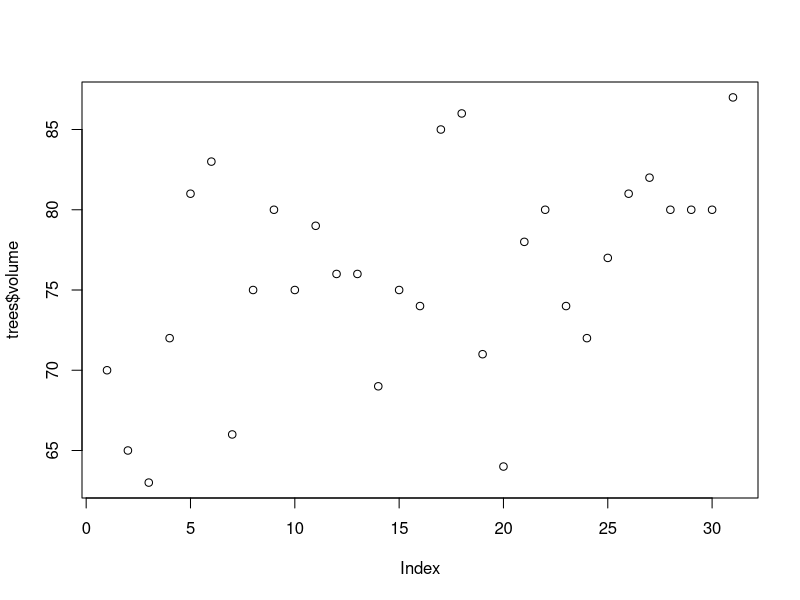
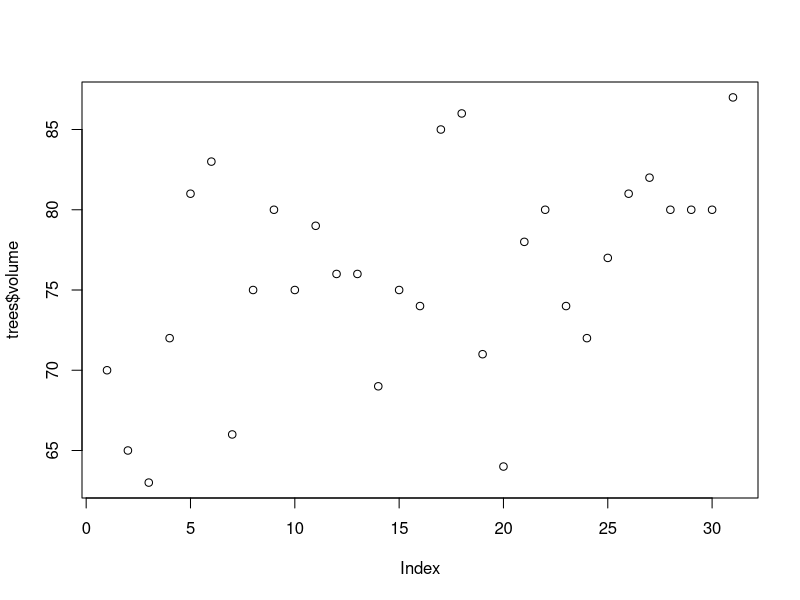

Recreate these plots in R, in order.
## ---- chunk 1
library(knitr)
knitr::opts_chunk$set(echo = TRUE)
## ---- chunk 2
plot(trees$Height, trees$volume)
## ---- chunk 3
plot(trees$Height, trees$volume)
## ---- chunk 4
kable(pressure, 
      caption = "A kable of the built-in pressure dataset")
pressure
